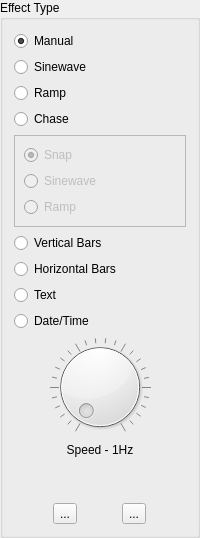
           <widget class="QGroupBox" name="groupBox_3">
            <property name="sizePolicy">
             <sizepolicy hsizetype="MinimumExpanding" vsizetype="Minimum">
              <horstretch>0</horstretch>
              <verstretch>0</verstretch>
             </sizepolicy>
            </property>
            <property name="focusPolicy">
             <enum>Qt::NoFocus</enum>
            </property>
            <property name="title">
             <string>Effect Type</string>
            </property>
            <layout class="QVBoxLayout" name="verticalLayout_5">
             <item>
              <widget class="QRadioButton" name="rbFadeManual">
               <property name="focusPolicy">
                <enum>Qt::NoFocus</enum>
               </property>
               <property name="text">
                <string>Manual</string>
               </property>
               <property name="checked">
                <bool>true</bool>
               </property>
              </widget>
             </item>
             <item>
              <widget class="QRadioButton" name="rbFadeSine">
               <property name="focusPolicy">
                <enum>Qt::NoFocus</enum>
               </property>
               <property name="text">
                <string>Sinewave</string>
               </property>
              </widget>
             </item>
             <item>
              <widget class="QRadioButton" name="rbFadeRamp">
               <property name="focusPolicy">
                <enum>Qt::NoFocus</enum>
               </property>
               <property name="text">
                <string>Ramp</string>
               </property>
              </widget>
             </item>
             <item>
              <widget class="QRadioButton" name="rbChase">
               <property name="focusPolicy">
                <enum>Qt::NoFocus</enum>
               </property>
               <property name="text">
                <string>Chase</string>
               </property>
              </widget>
             </item>
             <item>
              <widget class="QFrame" name="fChaseOptions">
               <property name="enabled">
                <bool>false</bool>
               </property>
               <property name="frameShape">
                <enum>QFrame::StyledPanel</enum>
               </property>
               <property name="frameShadow">
                <enum>QFrame::Raised</enum>
               </property>
               <layout class="QVBoxLayout" name="verticalLayout_10">
                <item>
                 <widget class="QRadioButton" name="rbChaseSnap">
                  <property name="sizePolicy">
                   <sizepolicy hsizetype="Expanding" vsizetype="Expanding">
                    <horstretch>0</horstretch>
                    <verstretch>0</verstretch>
                   </sizepolicy>
                  </property>
                  <property name="text">
                   <string>Snap</string>
                  </property>
                  <property name="checked">
                   <bool>true</bool>
                  </property>
                 </widget>
                </item>
                <item>
                 <widget class="QRadioButton" name="rbChaseSine">
                  <property name="text">
                   <string>Sinewave</string>
                  </property>
                 </widget>
                </item>
                <item>
                 <widget class="QRadioButton" name="rbChaseRamp">
                  <property name="sizePolicy">
                   <sizepolicy hsizetype="Expanding" vsizetype="Expanding">
                    <horstretch>0</horstretch>
                    <verstretch>0</verstretch>
                   </sizepolicy>
                  </property>
                  <property name="text">
                   <string>Ramp</string>
                  </property>
                 </widget>
                </item>
               </layout>
              </widget>
             </item>
             <item>
              <widget class="QRadioButton" name="rbVerticalBars">
               <property name="text">
                <string>Vertical Bars</string>
               </property>
              </widget>
             </item>
             <item>
              <widget class="QRadioButton" name="rbHorizBars">
               <property name="text">
                <string>Horizontal Bars</string>
               </property>
              </widget>
             </item>
             <item>
              <widget class="QRadioButton" name="rbText">
               <property name="focusPolicy">
                <enum>Qt::NoFocus</enum>
               </property>
               <property name="text">
                <string>Text</string>
               </property>
              </widget>
             </item>
             <item>
              <widget class="QRadioButton" name="rbDateTime">
               <property name="focusPolicy">
                <enum>Qt::NoFocus</enum>
               </property>
               <property name="text">
                <string>Date/Time</string>
               </property>
              </widget>
             </item>
             <item>
              <widget class="QDial" name="dlFadeRate">
               <property name="focusPolicy">
                <enum>Qt::NoFocus</enum>
               </property>
               <property name="wrapping">
                <bool>false</bool>
               </property>
               <property name="notchesVisible">
                <bool>true</bool>
               </property>
              </widget>
             </item>
             <item>
              <widget class="QLabel" name="lblFadeSpeed">
               <property name="focusPolicy">
                <enum>Qt::NoFocus</enum>
               </property>
               <property name="text">
                <string>Speed - 1Hz</string>
               </property>
               <property name="alignment">
                <set>Qt::AlignCenter</set>
               </property>
              </widget>
             </item>
             <item>
              <spacer name="verticalSpacer_3">
               <property name="focusPolicy">
                <enum>Qt::NoFocus</enum>
               </property>
               <property name="orientation">
                <enum>Qt::Vertical</enum>
               </property>
               <property name="sizeHint" stdset="0">
                <size>
                 <width>20</width>
                 <height>40</height>
                </size>
               </property>
              </spacer>
             </item>
             <item>
              <layout class="QHBoxLayout" name="horizontalLayout_8">
               <item>
                <widget class="QToolButton" name="btnFxStart">
                 <property name="focusPolicy">
                  <enum>Qt::NoFocus</enum>
                 </property>
                 <property name="text">
                  <string>...</string>
                 </property>
                 <property name="icon">
                  <iconset resource="../res/resources.qrc">
                   <normaloff>:/icons/play.png</normaloff>:/icons/play.png</iconset>
                 </property>
                </widget>
               </item>
               <item>
                <widget class="QToolButton" name="btnFxPause">
                 <property name="focusPolicy">
                  <enum>Qt::NoFocus</enum>
                 </property>
                 <property name="text">
                  <string>...</string>
                 </property>
                 <property name="icon">
                  <iconset resource="../res/resources.qrc">
                   <normaloff>:/icons/pause.png</normaloff>:/icons/pause.png</iconset>
                 </property>
                </widget>
               </item>
              </layout>
             </item>
            </layout>
           </widget>
